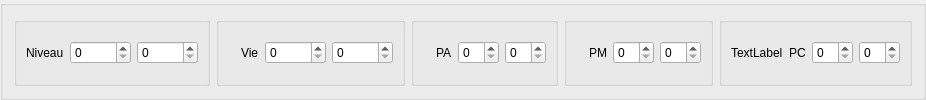
                 <widget class="QGroupBox" name="baseBox">
                  <property name="title">
                   <string/>
                  </property>
                  <layout class="QHBoxLayout" name="horizontalLayout_10">
                   <item>
                    <widget class="QGroupBox" name="levelBox">
                     <property name="title">
                      <string/>
                     </property>
                     <layout class="QHBoxLayout" name="horizontalLayout_20">
                      <item>
                       <widget class="QLabel" name="levelLabel">
                        <property name="text">
                         <string>Niveau</string>
                        </property>
                       </widget>
                      </item>
                      <item>
                       <widget class="QSpinBox" name="levelSpinMin">
                        <property name="maximum">
                         <number>99999</number>
                        </property>
                       </widget>
                      </item>
                      <item>
                       <widget class="QSpinBox" name="levelSpinMax">
                        <property name="maximum">
                         <number>99999</number>
                        </property>
                       </widget>
                      </item>
                     </layout>
                    </widget>
                   </item>
                   <item>
                    <widget class="QGroupBox" name="hpBox">
                     <property name="title">
                      <string/>
                     </property>
                     <layout class="QHBoxLayout" name="horizontalLayout_11">
                      <item>
                       <widget class="QLabel" name="hpIcon">
                        <property name="text">
                         <string/>
                        </property>
                        <property name="pixmap">
                         <pixmap resource="../icons.qrc">:/assets/icons/skills/hp.png</pixmap>
                        </property>
                       </widget>
                      </item>
                      <item>
                       <widget class="QLabel" name="hpLabel">
                        <property name="text">
                         <string>Vie</string>
                        </property>
                       </widget>
                      </item>
                      <item>
                       <widget class="QSpinBox" name="hpSpinMin">
                        <property name="maximum">
                         <number>99999</number>
                        </property>
                       </widget>
                      </item>
                      <item>
                       <widget class="QSpinBox" name="hpSpinMax">
                        <property name="maximum">
                         <number>99999</number>
                        </property>
                       </widget>
                      </item>
                     </layout>
                    </widget>
                   </item>
                   <item>
                    <widget class="QGroupBox" name="paBox">
                     <property name="title">
                      <string/>
                     </property>
                     <layout class="QHBoxLayout" name="horizontalLayout_12">
                      <item>
                       <widget class="QLabel" name="paIcon">
                        <property name="text">
                         <string/>
                        </property>
                        <property name="pixmap">
                         <pixmap resource="../icons.qrc">:/assets/icons/skills/ap.png</pixmap>
                        </property>
                       </widget>
                      </item>
                      <item>
                       <widget class="QLabel" name="paLabel">
                        <property name="text">
                         <string>PA</string>
                        </property>
                       </widget>
                      </item>
                      <item>
                       <widget class="QSpinBox" name="paSpinMin">
                        <property name="maximum">
                         <number>99</number>
                        </property>
                       </widget>
                      </item>
                      <item>
                       <widget class="QSpinBox" name="paSpinMax">
                        <property name="maximum">
                         <number>99</number>
                        </property>
                       </widget>
                      </item>
                     </layout>
                    </widget>
                   </item>
                   <item>
                    <widget class="QGroupBox" name="pmBox">
                     <property name="title">
                      <string/>
                     </property>
                     <layout class="QHBoxLayout" name="horizontalLayout_13">
                      <item>
                       <widget class="QLabel" name="pmIcon">
                        <property name="text">
                         <string/>
                        </property>
                        <property name="pixmap">
                         <pixmap resource="../icons.qrc">:/assets/icons/skills/mp.png</pixmap>
                        </property>
                       </widget>
                      </item>
                      <item>
                       <widget class="QLabel" name="pmLabel">
                        <property name="text">
                         <string>PM</string>
                        </property>
                       </widget>
                      </item>
                      <item>
                       <widget class="QSpinBox" name="pmSpinMin"/>
                      </item>
                      <item>
                       <widget class="QSpinBox" name="pmSpinMax"/>
                      </item>
                     </layout>
                    </widget>
                   </item>
                   <item>
                    <widget class="QGroupBox" name="pcBox">
                     <property name="title">
                      <string/>
                     </property>
                     <layout class="QHBoxLayout" name="horizontalLayout_14">
                      <item>
                       <widget class="QLabel" name="pcIcon">
                        <property name="text">
                         <string>TextLabel</string>
                        </property>
                       </widget>
                      </item>
                      <item>
                       <widget class="QLabel" name="pcLabel">
                        <property name="text">
                         <string>PC</string>
                        </property>
                       </widget>
                      </item>
                      <item>
                       <widget class="QSpinBox" name="pcSpinMin"/>
                      </item>
                      <item>
                       <widget class="QSpinBox" name="pcSpinMax"/>
                      </item>
                     </layout>
                    </widget>
                   </item>
                  </layout>
                 </widget>
